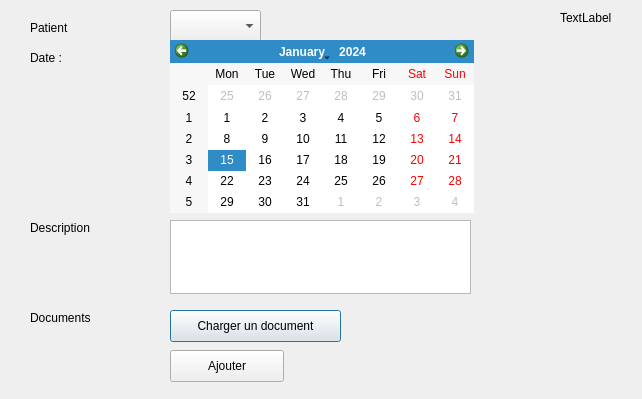
<?xml version="1.0" encoding="UTF-8"?>
<ui version="4.0">
 <class>RdvForm</class>
 <widget class="QWidget" name="RdvForm">
  <property name="geometry">
   <rect>
    <x>0</x>
    <y>0</y>
    <width>642</width>
    <height>399</height>
   </rect>
  </property>
  <property name="windowTitle">
   <string>Form</string>
  </property>
  <widget class="QComboBox" name="NomPatient">
   <property name="geometry">
    <rect>
     <x>170</x>
     <y>10</y>
     <width>91</width>
     <height>32</height>
    </rect>
   </property>
  </widget>
  <widget class="QCalendarWidget" name="date">
   <property name="geometry">
    <rect>
     <x>170</x>
     <y>40</y>
     <width>304</width>
     <height>173</height>
    </rect>
   </property>
   <property name="styleSheet">
    <string notr="true"/>
   </property>
  </widget>
  <widget class="QLabel" name="label">
   <property name="geometry">
    <rect>
     <x>560</x>
     <y>10</y>
     <width>59</width>
     <height>16</height>
    </rect>
   </property>
   <property name="text">
    <string>TextLabel</string>
   </property>
  </widget>
  <widget class="QPushButton" name="add">
   <property name="geometry">
    <rect>
     <x>170</x>
     <y>350</y>
     <width>114</width>
     <height>32</height>
    </rect>
   </property>
   <property name="text">
    <string>Ajouter</string>
   </property>
  </widget>
  <widget class="QTextEdit" name="desc">
   <property name="geometry">
    <rect>
     <x>170</x>
     <y>220</y>
     <width>301</width>
     <height>74</height>
    </rect>
   </property>
  </widget>
  <widget class="QPushButton" name="charge">
   <property name="geometry">
    <rect>
     <x>170</x>
     <y>310</y>
     <width>171</width>
     <height>32</height>
    </rect>
   </property>
   <property name="autoFillBackground">
    <bool>false</bool>
   </property>
   <property name="text">
    <string>Charger un document</string>
   </property>
   <property name="autoDefault">
    <bool>true</bool>
   </property>
   <property name="default">
    <bool>true</bool>
   </property>
   <property name="flat">
    <bool>false</bool>
   </property>
  </widget>
  <widget class="QLabel" name="label_2">
   <property name="geometry">
    <rect>
     <x>30</x>
     <y>20</y>
     <width>59</width>
     <height>16</height>
    </rect>
   </property>
   <property name="text">
    <string>Patient</string>
   </property>
  </widget>
  <widget class="QLabel" name="label_3">
   <property name="geometry">
    <rect>
     <x>30</x>
     <y>50</y>
     <width>59</width>
     <height>16</height>
    </rect>
   </property>
   <property name="text">
    <string>Date :</string>
   </property>
  </widget>
  <widget class="QLabel" name="label_4">
   <property name="geometry">
    <rect>
     <x>30</x>
     <y>220</y>
     <width>71</width>
     <height>16</height>
    </rect>
   </property>
   <property name="text">
    <string>Description</string>
   </property>
  </widget>
  <widget class="QLabel" name="label_5">
   <property name="geometry">
    <rect>
     <x>30</x>
     <y>310</y>
     <width>71</width>
     <height>16</height>
    </rect>
   </property>
   <property name="text">
    <string>Documents</string>
   </property>
  </widget>
 </widget>
 <resources/>
 <connections/>
</ui>
